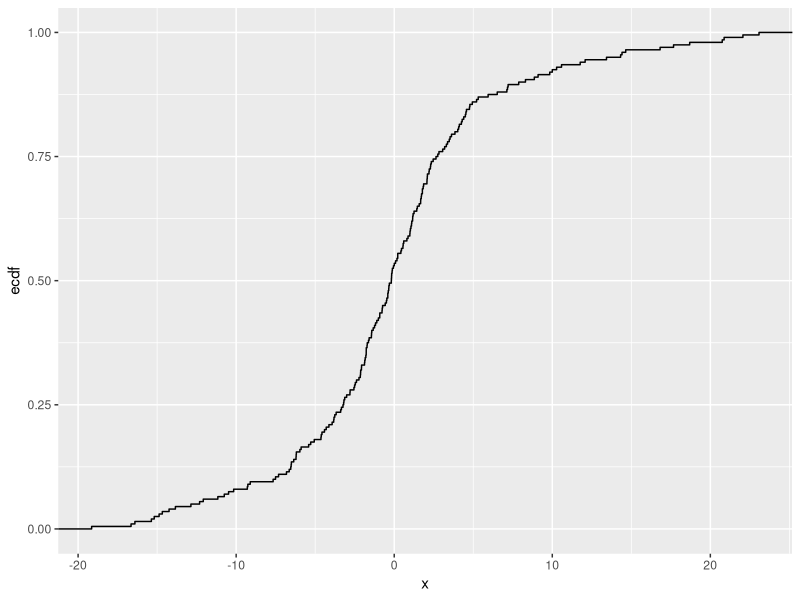
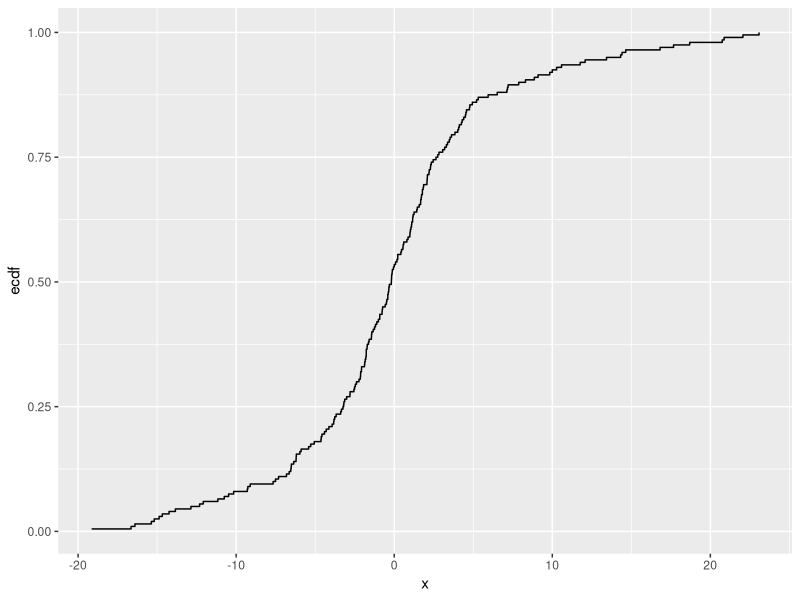
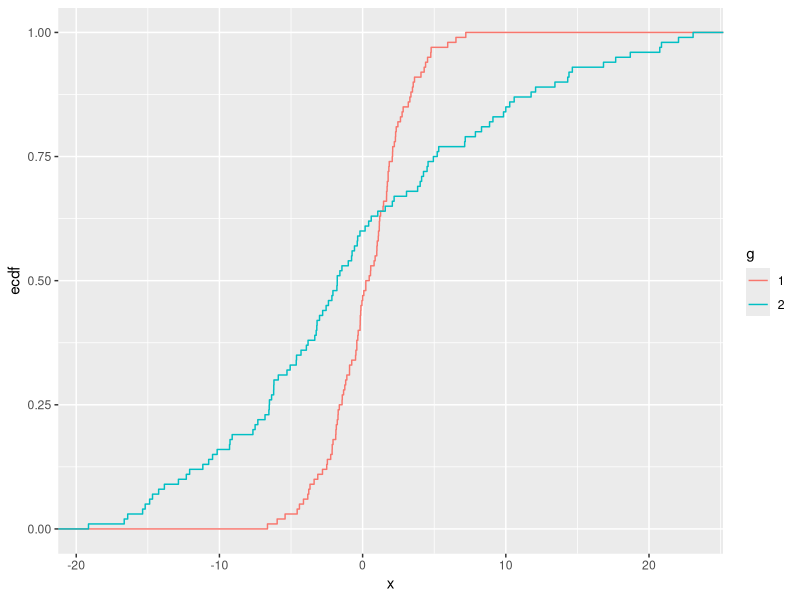
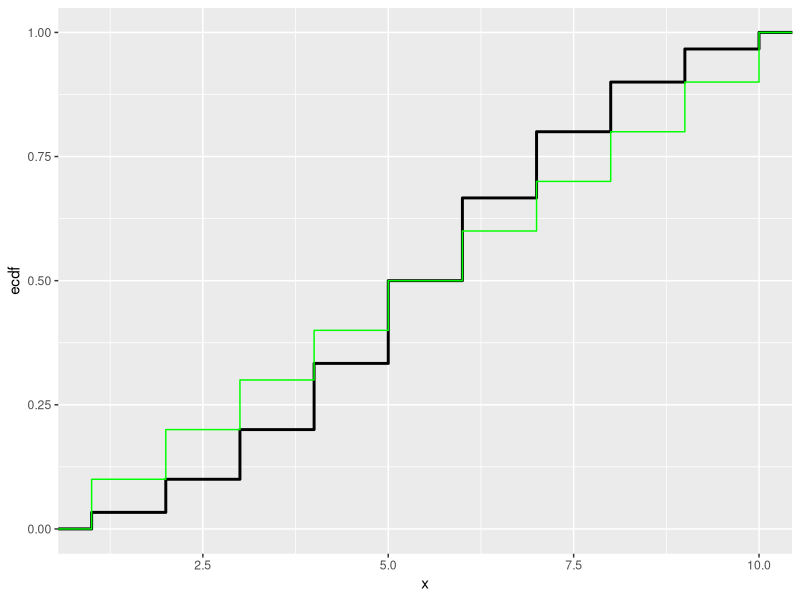

Write the R code that produced these figures, in order.
# r2py crawler metadata
# package: ggplot2
# source_type: rd_example
# topic: stat_ecdf.Rd
# source_file: C:\Users\bened\AppData\Local\R\win-library\4.5\ggplot2\help
# lines: 27

suppressPackageStartupMessages(library(ggplot2))
set.seed(1)
df <- data.frame(
  x = c(rnorm(100, 0, 3), rnorm(100, 0, 10)),
  g = gl(2, 100)
)
ggplot(df, aes(x)) +
  stat_ecdf(geom = "step")

# Don't go to positive/negative infinity
ggplot(df, aes(x)) +
  stat_ecdf(geom = "step", pad = FALSE)

# Multiple ECDFs
ggplot(df, aes(x, colour = g)) +
  stat_ecdf()

# Using weighted eCDF
weighted <- data.frame(x = 1:10, weights = c(1:5, 5:1))
plain <- data.frame(x = rep(weighted$x, weighted$weights))

ggplot(plain, aes(x)) +
  stat_ecdf(linewidth = 1) +
  stat_ecdf(
    aes(weight = weights),
    data = weighted, colour = "green"
  )
